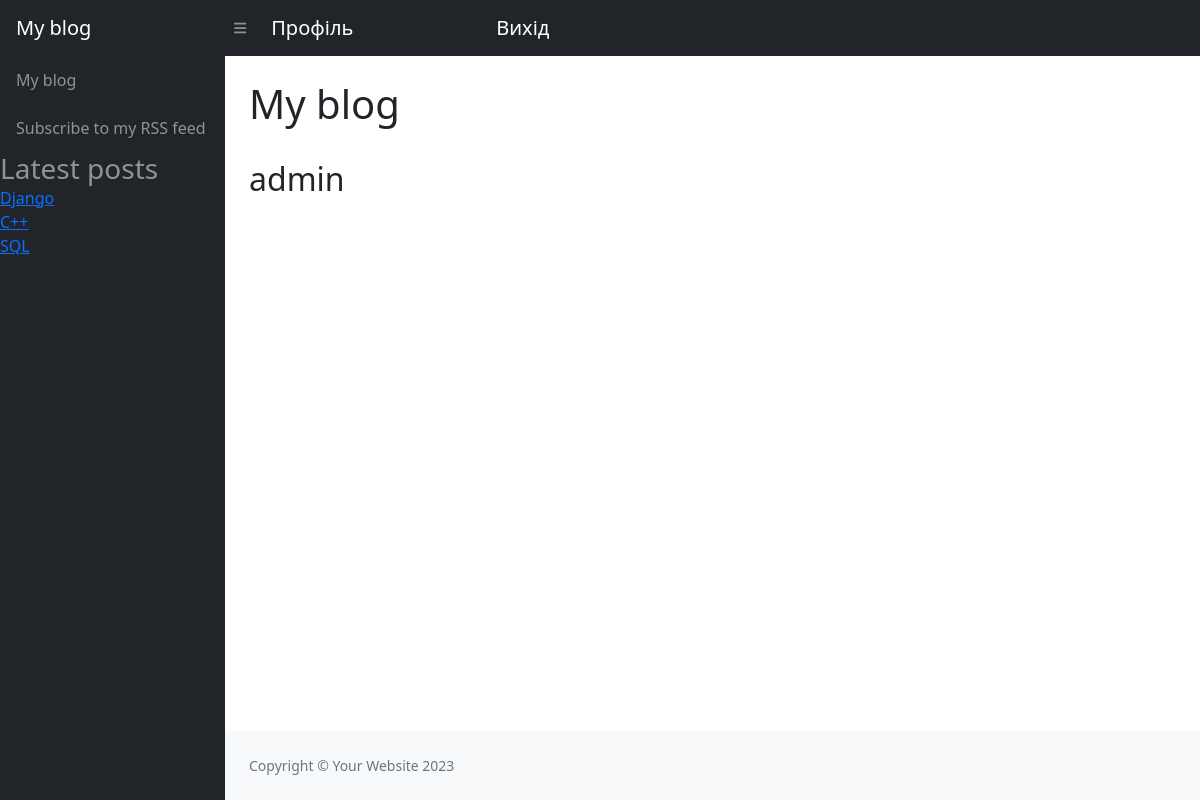
/profile/ (signed in), run on the app's committed database.
### blog/models.py (models this page shows, shortened)
class Post(models.Model):
    STATUS_CHOICES = (
        ('draft', 'Draft'),
        ('published', 'Published'),
    )
    tags = TaggableManager()
    title = models.CharField(max_length=250)
    slug = models.SlugField(max_length=250, unique_for_date='publish')
    author = models.ForeignKey(User, related_name='blog_posts', on_delete=models.CASCADE)
    body = models.TextField()
    publish = models.DateTimeField(default=timezone.now)
    created = models.DateTimeField(auto_now_add=True)
    updated = models.DateTimeField(auto_now=True)
    status = models.CharField(max_length=10, choices=STATUS_CHOICES, default='draft')
    class Meta:
        ordering = ('-publish',)
    def get_absolute_url(self):
        return reverse('blog:post_detail',
                        args=[self.publish.year,
                              self.publish.strftime('%m'),
                              self.publish.strftime('%d'),
                              self.slug])

### blog/views.py (the view)
# urls.py: path('profile/', profile, name='profile'),
@login_required
def profile(request):
    return render(request, 'users/profile.html')

### blog/templatetags/blog_tags.py (called while the page is built)
@register.simple_tag
def total_posts():
    return Post.objects.count()

@register.inclusion_tag('blog/post/latest_post.html')
def show_latest_posts(count=5):
    latest_posts = Post.objects.order_by('-publish')[:count]
    return {'latest_post': latest_posts}

### blog/templates/users/profile.html (shortened to what this page needs)
{% extends "blog/base.html" %}
{% block content %}
    <div class="content-section">
      <div class="media">
        <div class="media-body">
          <h2 class="account-heading">{{ user.username }}</h2>
        </div>
      </div>
    </div>
{% endblock content %}

### blog/templates/blog/post/latest_post.html
<ul class="navbar-nav">
    {% for post in latest_post %}
        <li class="nav-item active">
            <a href="{{ post.get_absolute_url }}">{{ post.title }}</a>
        </li>
    {% endfor %}
</ul>

### data on the page
Post: title "Django"
Post: title "C++"
Post: title "SQL"

### other printed values
{{ user.username }} "admin"
